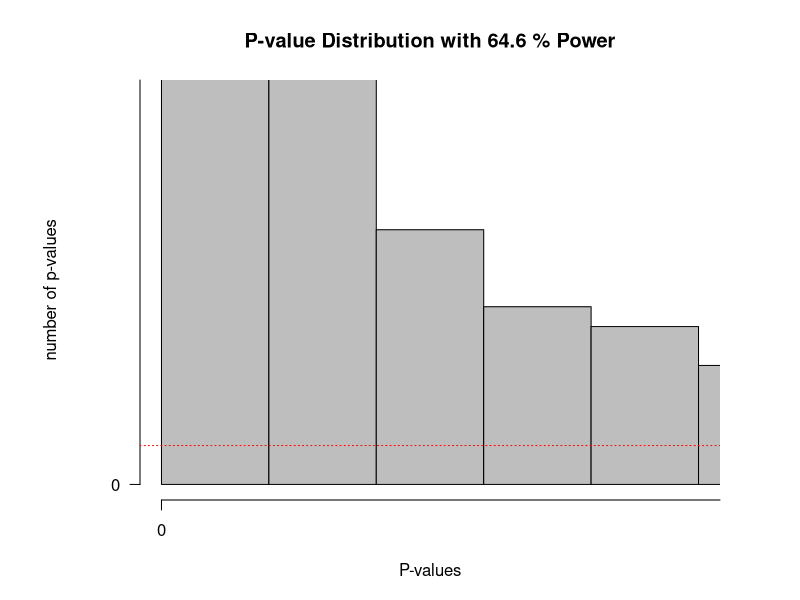

Here is the R script that generated this plot:
# https://www.coursera.org/learn/statistical-inferences
# 
#Load pwr package to easily calculate the statistical power
if(!require(pwr)){install.packages('pwr')}
library(pwr)
#Disable scientific notation (1.05e10)
options(scipen=999)
#Set number of simulations
nSims <- 10000 #number of simulated experiments

M<-105 #Mean IQ score in the sample (will be compared with 100 in a one-sample t-test)
n<-51 #set sample size
SD<-15 #SD of the simulated data
#With a mean difference of 6, and SD of 15, and a sample size of 26, the test has 50% power)

p <-numeric(nSims) #set up empty variable to store all simulated p-values
bars<-100
#Run simulation
for(i in 1:nSims){ #for each simulated experiment
  x<-rnorm(n = n, mean = M, sd = SD) #Simulate data with specified mean, standard deviation, and sample size
  z<-t.test(x, mu=100) #perform the t-test against mu (set to value you want to test against)
  p[i]<-z$p.value #get the p-value and store it
}

#Check power by summing significant p-values and dividing by number of simulations
actual_power <- (sum(p < 0.05)/nSims) #power
#Calculate power formally by power analysis
power<-pwr.t.test(d=(M-100)/SD, n=n,sig.level=0.05,type="one.sample",alternative="two.sided")$power #determines M when power > 0. When power = 0, will set  M = 100.

#Plot figure
#png(file="P-valueDist.png",width=4000,height=3000, , units = "px", res = 500)
op <- par(mar = c(5,7,4,4)) #change white-space around graph
hist(p, breaks=bars, xlab="P-values", ylab="number of p-values\n", axes=FALSE,
     main=paste("P-value Distribution with",round(power*100, digits=1),"% Power"),
     col="grey", xlim=c(0,0.05),  ylim=c(0, 1000))
axis(side=1, at=seq(0,1, 0.1), labels=seq(0,1,0.1))
axis(side=2, at=seq(0,nSims, nSims/4), labels=seq(0,nSims, nSims/4), las=2)
abline(h=nSims/bars, col = "red", lty=3)
#dev.off()

#Š Daniel Lakens, 2016. 
# This work is licensed under a Creative Commons Attribution-NonCommercial-ShareAlike 4.0 International License. https://creativecommons.org/licenses/by-nc-sa/4.0/
